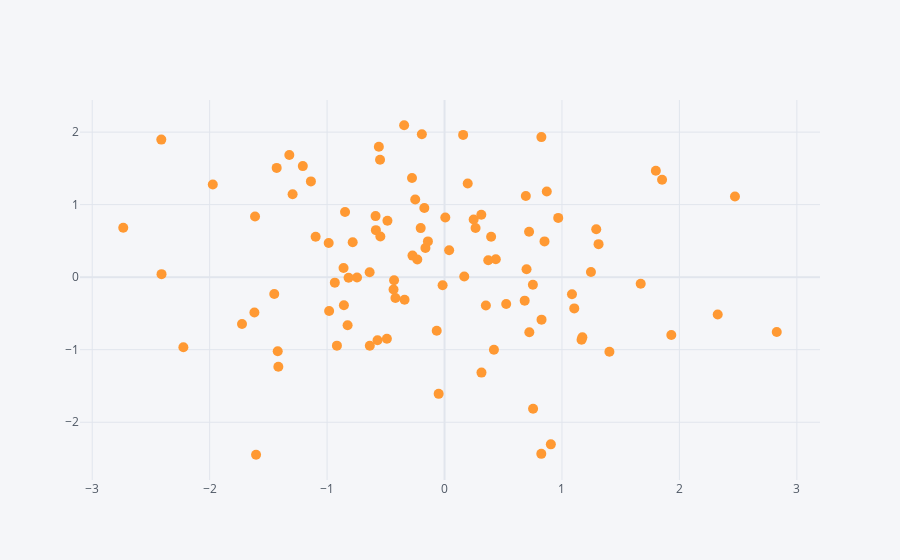

This figure's notebook cell:
### Code cell
df.iplot(kind='scatter',x='A',y='B',mode='markers',size=10)
